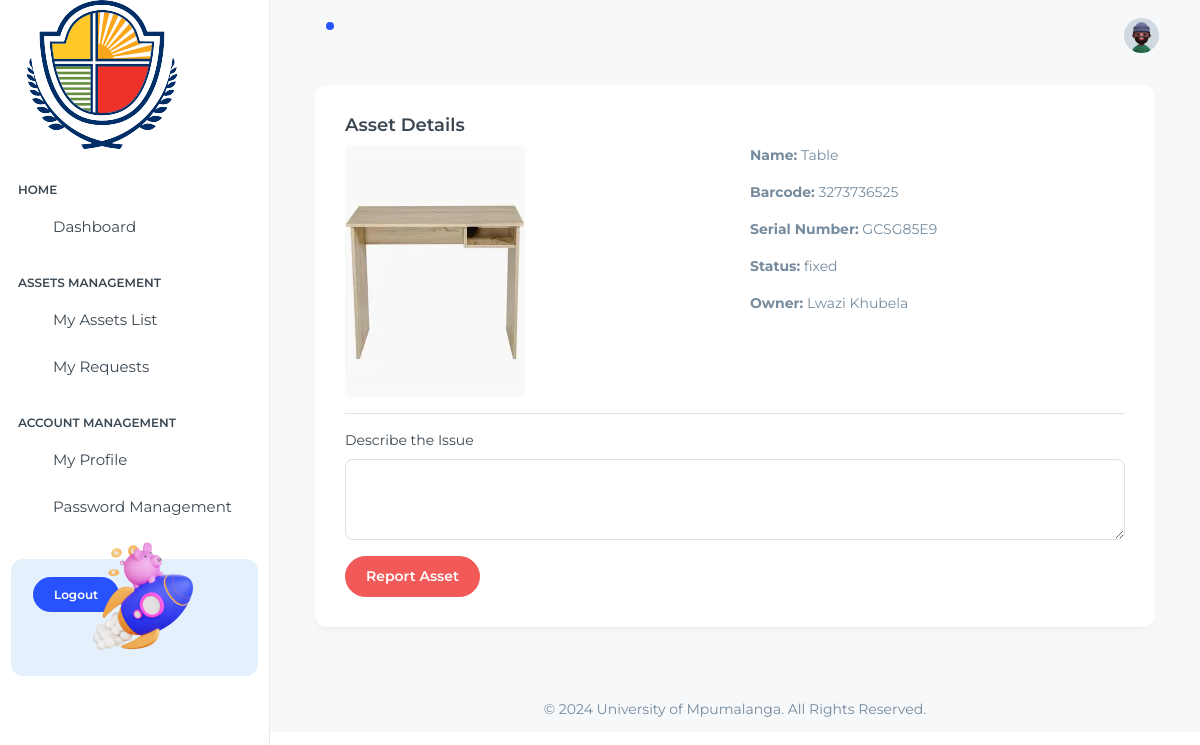
The app's page /staff/assets/2/ (signed in) with its own data.
### administration/models.py (models this page shows, shortened)
class Asset(models.Model):
    name = models.CharField(max_length=100)
    university_barcode = models.CharField(max_length=50, unique=True)
    serial_number = models.CharField(max_length=50, unique=True)
    image = models.ImageField(upload_to='assets/images/')
    status = models.CharField(max_length=20, choices=[
        ('damaged', 'Damaged'),
        ('good condition', 'Good Condition'),
        ('fixed', 'Fixed'),
        ('missing', 'Missing')
    ])
    owner = models.ForeignKey(Staff, on_delete=models.SET_NULL, null=True, blank=True)

class Staff(models.Model):
    user = models.OneToOneField('auth_app.User', on_delete=models.CASCADE, blank=True, null=True)
    staff_number = models.CharField(max_length=100, unique=True)
    name = models.CharField(max_length=100)
    surname = models.CharField(max_length=100)
    national_id = models.CharField(max_length=50, blank=True, null=True)
    passport_number = models.CharField(max_length=50, blank=True, null=True)
    status = models.CharField(max_length=10, choices=[('active', 'Active'), ('not active', 'Not Active')])
    office = models.ForeignKey('administration.Office', on_delete=models.SET_NULL, null=True, blank=True)
    added_date = models.DateTimeField(default=now)  # Default to the current date and time
    email = models.EmailField()
    def __str__(self):
        return f"{self.name} {self.surname}"

### staff/views.py (the view)
# urls.py: path('assets/<int:pk>/', AssetDetailView.as_view(), name='asset-detail'),
class AssetDetailView(DetailView):
    template_name = "staff/pages/assets/asset_detail.html"
    def get(self, request, pk):
        asset = get_object_or_404(Asset, id=pk, owner=request.user.staff)
        unresolved_request = RepairRequest.objects.filter(asset=asset, status__in=['pending', 'in_progress']).exists()
        return render(request, self.template_name, {
            'asset': asset,
            'unresolved_request': unresolved_request
        })

### staff/templates/staff/pages/assets/asset_detail.html (shortened to what this page needs)
{% extends "staff/global/base.html" %}
{% load static %}
{% block content %}
<div class="container-fluid">
    <div class="card">
        <div class="card-body">
            <h5 class="card-title">Asset Details</h5>
            <div class="row">
                <div class="col-md-6">
                    <img src="{% if asset.image %}{{ asset.image.url }}{% else %}{% static 'administration/assets/images/blog/blog-img3.jpg' %}{% endif %}"
                         class="img-fluid rounded" alt="Asset Image">
                </div>
                <div class="col-md-6">
                    <p><strong>Name:</strong> {{ asset.name }}</p>
                    <p><strong>Barcode:</strong> {{ asset.university_barcode }}</p>
                    <p><strong>Serial Number:</strong> {{ asset.serial_number }}</p>
                    <p><strong>Status:</strong> {{ asset.status }}</p>
                    <p><strong>Owner:</strong> {{ asset.owner }}</p>
                </div>
            </div>
            <hr>
            {% if unresolved_request %}
            <div class="alert alert-warning">
                This asset has already been reported and is awaiting repair.
            </div>
            {% else %}
            <form method="post" action="{% url 'report-asset' asset.id %}">
                <div class="mb-3">
                    <label for="issue_description" class="form-label">Describe the Issue</label>
                    <textarea name="issue_description" id="issue_description" class="form-control" rows="3" required></textarea>
                </div>
                <button type="submit" class="btn btn-danger">Report Asset</button>
            </form>
            {% endif %}
        </div>
    </div>
</div>
{% endblock %}

### records on screen
Asset: image (picture), name "Table", university_barcode "3273736525", serial_number "GCSG85E9", status "fixed", owner "Lwazi Khubela"
